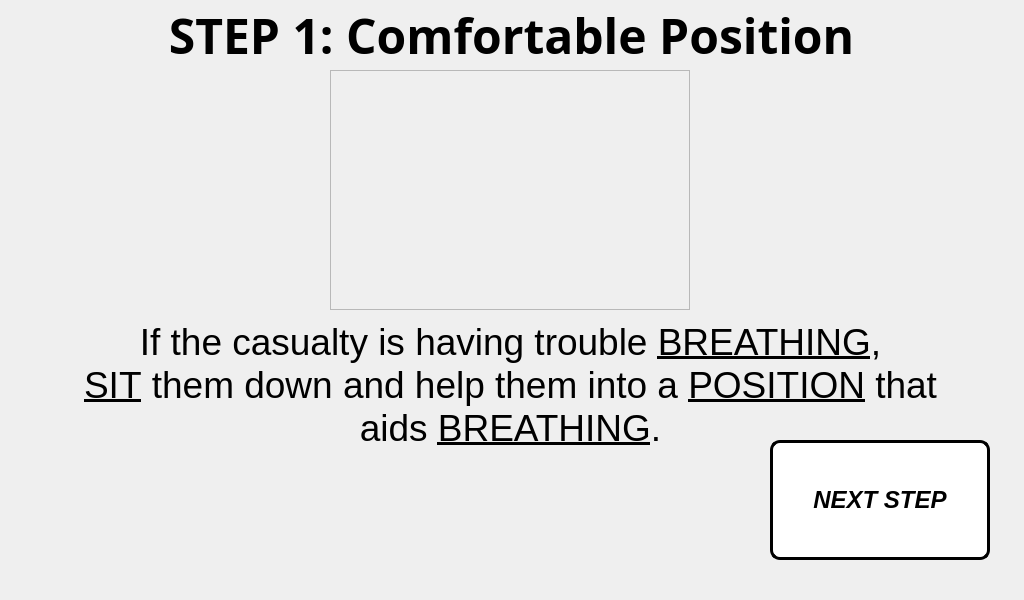
<?xml version="1.0" encoding="UTF-8"?>
<ui version="4.0">
 <class>step_1_window</class>
 <widget class="QMainWindow" name="step_1_window">
  <property name="geometry">
   <rect>
    <x>0</x>
    <y>0</y>
    <width>1024</width>
    <height>600</height>
   </rect>
  </property>
  <property name="minimumSize">
   <size>
    <width>1024</width>
    <height>600</height>
   </size>
  </property>
  <property name="maximumSize">
   <size>
    <width>1024</width>
    <height>600</height>
   </size>
  </property>
  <property name="windowTitle">
   <string>Step 1 Procedure</string>
  </property>
  <widget class="QWidget" name="centralwidget">
   <widget class="QLabel" name="title_step">
    <property name="geometry">
     <rect>
      <x>6</x>
      <y>0</y>
      <width>1011</width>
      <height>71</height>
     </rect>
    </property>
    <property name="font">
     <font>
      <family>Unispace</family>
      <pointsize>18</pointsize>
      <weight>75</weight>
      <bold>true</bold>
     </font>
    </property>
    <property name="text">
     <string>&lt;html&gt;&lt;head/&gt;&lt;body&gt;&lt;p align=&quot;center&quot;&gt;&lt;span style=&quot; font-size:36pt;&quot;&gt;STEP 1: Comfortable Position&lt;/span&gt;&lt;/p&gt;&lt;/body&gt;&lt;/html&gt;</string>
    </property>
    <property name="alignment">
     <set>Qt::AlignCenter</set>
    </property>
   </widget>
   <widget class="QLabel" name="text_steps">
    <property name="geometry">
     <rect>
      <x>20</x>
      <y>310</y>
      <width>981</width>
      <height>151</height>
     </rect>
    </property>
    <property name="font">
     <font>
      <pointsize>14</pointsize>
     </font>
    </property>
    <property name="text">
     <string>&lt;html&gt;&lt;head/&gt;&lt;body&gt;&lt;p align=&quot;center&quot;&gt;&lt;span style=&quot; font-family:'Calibri'; font-size:28pt; color:#000000;&quot;&gt;If the casualty is having trouble &lt;/span&gt;&lt;span style=&quot; font-family:'Calibri'; font-size:28pt; text-decoration: underline; color:#000000;&quot;&gt;BREATHING&lt;/span&gt;&lt;span style=&quot; font-family:'Calibri'; font-size:28pt; color:#000000;&quot;&gt;,&lt;br/&gt;&lt;/span&gt;&lt;span style=&quot; font-family:'Calibri'; font-size:28pt; text-decoration: underline; color:#000000;&quot;&gt;SIT&lt;/span&gt;&lt;span style=&quot; font-family:'Calibri'; font-size:28pt; color:#000000;&quot;&gt; them down and help them into a &lt;/span&gt;&lt;span style=&quot; font-family:'Calibri'; font-size:28pt; text-decoration: underline; color:#000000;&quot;&gt;POSITION&lt;/span&gt;&lt;span style=&quot; font-family:'Calibri'; font-size:28pt; color:#000000;&quot;&gt; that &lt;br/&gt;aids &lt;/span&gt;&lt;span style=&quot; font-family:'Calibri'; font-size:28pt; text-decoration: underline; color:#000000;&quot;&gt;BREATHING&lt;/span&gt;&lt;span style=&quot; font-family:'Calibri'; font-size:28pt; color:#000000;&quot;&gt;.&lt;/span&gt;&lt;/p&gt;&lt;/body&gt;&lt;/html&gt;</string>
    </property>
   </widget>
   <widget class="QLabel" name="gif_player_label">
    <property name="geometry">
     <rect>
      <x>330</x>
      <y>70</y>
      <width>360</width>
      <height>240</height>
     </rect>
    </property>
    <property name="minimumSize">
     <size>
      <width>360</width>
      <height>240</height>
     </size>
    </property>
    <property name="maximumSize">
     <size>
      <width>360</width>
      <height>240</height>
     </size>
    </property>
    <property name="font">
     <font>
      <family>Unispace</family>
      <pointsize>16</pointsize>
      <weight>75</weight>
      <bold>true</bold>
     </font>
    </property>
    <property name="frameShape">
     <enum>QFrame::StyledPanel</enum>
    </property>
    <property name="lineWidth">
     <number>1</number>
    </property>
    <property name="text">
     <string/>
    </property>
    <property name="alignment">
     <set>Qt::AlignCenter</set>
    </property>
   </widget>
   <widget class="QPushButton" name="next_step_button">
    <property name="geometry">
     <rect>
      <x>770</x>
      <y>440</y>
      <width>220</width>
      <height>120</height>
     </rect>
    </property>
    <property name="minimumSize">
     <size>
      <width>220</width>
      <height>120</height>
     </size>
    </property>
    <property name="maximumSize">
     <size>
      <width>220</width>
      <height>120</height>
     </size>
    </property>
    <property name="font">
     <font>
      <pointsize>18</pointsize>
      <weight>75</weight>
      <italic>true</italic>
      <bold>true</bold>
     </font>
    </property>
    <property name="cursor">
     <cursorShape>PointingHandCursor</cursorShape>
    </property>
    <property name="styleSheet">
     <string notr="true">QPushButton:hover:!pressed
{
  background-color: rgb(195,30,60);
}

QPushButton
{
  background-color: white;
color: black;
border-style: outset;
border-width: 3px;
border-radius:10px;
border-color: black;
}</string>
    </property>
    <property name="text">
     <string>NEXT STEP</string>
    </property>
   </widget>
   <widget class="QLabel" name="label">
    <property name="geometry">
     <rect>
      <x>0</x>
      <y>0</y>
      <width>1024</width>
      <height>600</height>
     </rect>
    </property>
    <property name="minimumSize">
     <size>
      <width>1024</width>
      <height>600</height>
     </size>
    </property>
    <property name="maximumSize">
     <size>
      <width>1024</width>
      <height>600</height>
     </size>
    </property>
    <property name="text">
     <string/>
    </property>
    <property name="pixmap">
     <pixmap>../pictures/program_pictures/main_wallpaper.png</pixmap>
    </property>
   </widget>
   <zorder>label</zorder>
   <zorder>text_steps</zorder>
   <zorder>title_step</zorder>
   <zorder>gif_player_label</zorder>
   <zorder>next_step_button</zorder>
  </widget>
 </widget>
 <resources/>
 <connections/>
</ui>
